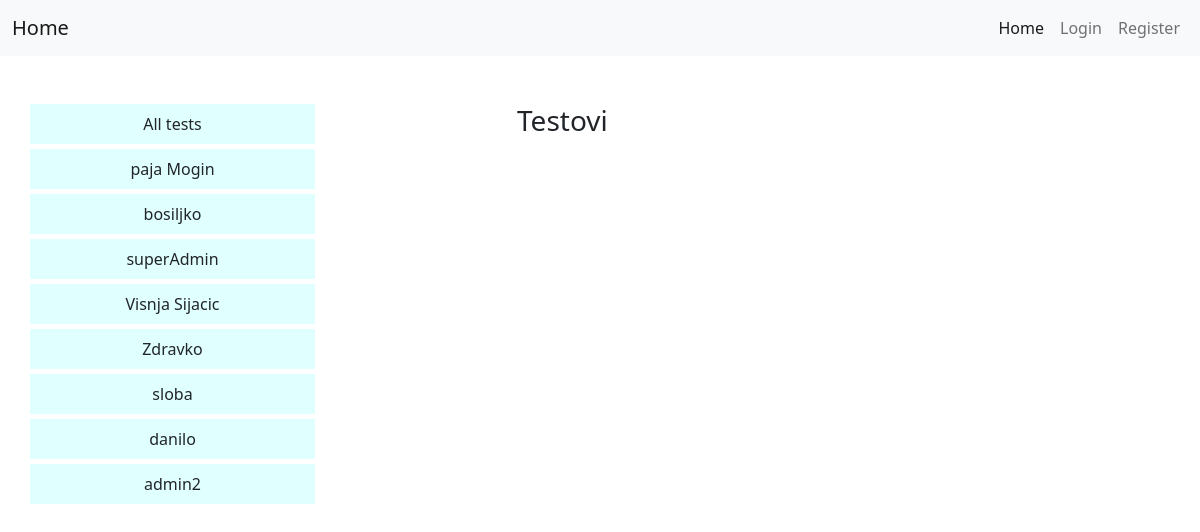
Before: / with the older database file.
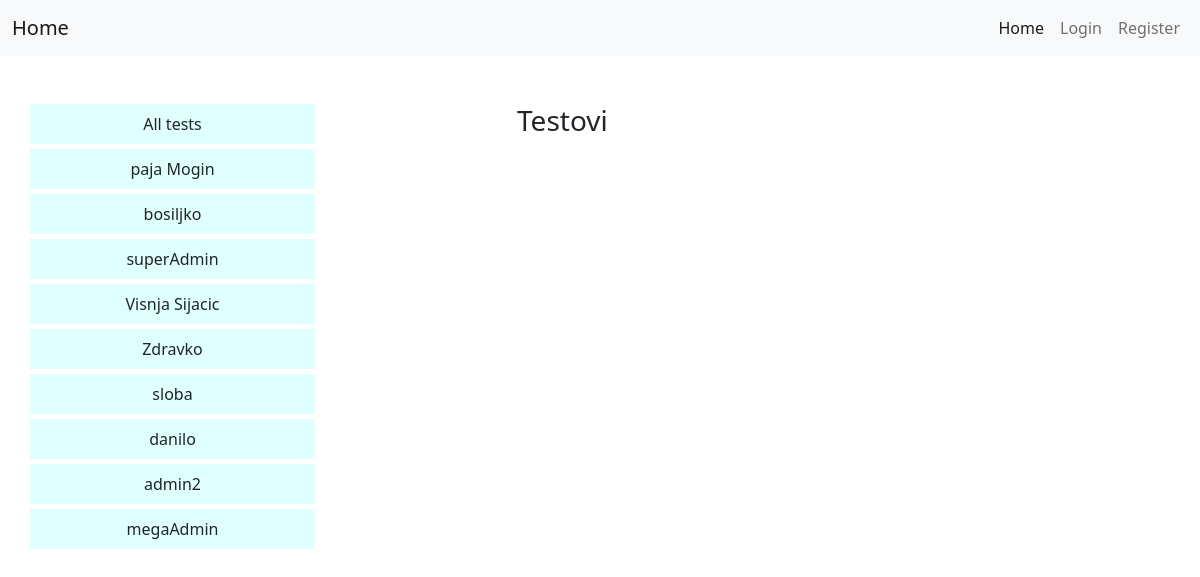
After: the same page with the newer database file.
### tables this page shows
CREATE TABLE `users` (
  `id` int(255) NOT NULL,
  `name` varchar(255) NOT NULL,
  `email` varchar(255) NOT NULL,
  `password` varchar(255) NOT NULL,
  `created_at` timestamp NOT NULL DEFAULT current_timestamp(),
  `edited_at` timestamp NULL DEFAULT NULL,
  `role` varchar(255) NOT NULL DEFAULT 'guest'
);

### backend/core/functions.php (called while the page is built, shortened)
<?php
function getAllUsers(){
    global $pdo;
    $stmt = $pdo ->prepare("SELECT * FROM users");
	$stmt ->execute();
	$users = $stmt->fetchAll(PDO::FETCH_ASSOC);
    return $users;
}
?>

### views/professours.view.php (the view)
<ul id="profList">
    <li class="profesoriAll">All tests</li>
    <?php foreach($professors as $prof):?>
        <li class="profesori" data-prof ="<?php echo $prof['id']?>"><?php  echo $prof['name']?></li>
        <?php endforeach?>
</ul>

Changed rows visible on the page:
added users: name "megaAdmin"
